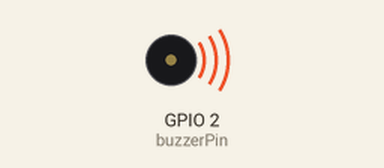
Recording of a sketch running on a simulated ESP32-S3. Parts: buzzer (waves = sounding). What the sketch prints to the serial monitor is not drawn.

Above: at 0.2 s.
At 14.25 s:
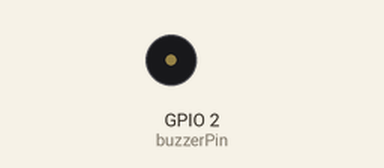
Timing chart, 0 to 15.6 s (numbered marks = the images above):
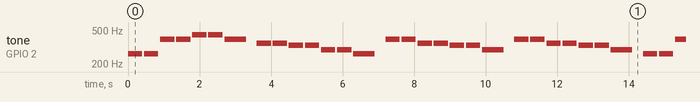

The sketch:

buzzer-song.ino
```cpp
/*
 * Play a real song
 *
 * Board:  tinyCore (ESP32-S3)
 * Docs:   https://tinydocs.cc/2_tiny-core/basics/buzz-buzzer/
 * Studio: https://app.tinystudio.cc/Mister-Industries/tinyStudio-examples/basics/buzzer-song
 *
 * Part of the MR.INDUSTRIES tinyStudio examples collection.
 * Generated from tinyDocs — edit the docs page, not this file.
 */

// Twinkle Twinkle Little Star

const int buzzerPin = 2;
const int pwmChannel = 0;
const int resolution = 8;

// Note frequencies
const int NOTE_C4 = 262;
const int NOTE_D4 = 294;
const int NOTE_E4 = 330;
const int NOTE_F4 = 349;
const int NOTE_G4 = 392;
const int NOTE_A4 = 440;
const int NOTE_B4 = 494;
const int REST = 0;

// Twinkle Twinkle melody
int melody[] = {
  NOTE_C4, NOTE_C4, NOTE_G4, NOTE_G4, NOTE_A4, NOTE_A4, NOTE_G4, REST,
  NOTE_F4, NOTE_F4, NOTE_E4, NOTE_E4, NOTE_D4, NOTE_D4, NOTE_C4, REST,
  NOTE_G4, NOTE_G4, NOTE_F4, NOTE_F4, NOTE_E4, NOTE_E4, NOTE_D4, REST,
  NOTE_G4, NOTE_G4, NOTE_F4, NOTE_F4, NOTE_E4, NOTE_E4, NOTE_D4, REST,
  NOTE_C4, NOTE_C4, NOTE_G4, NOTE_G4, NOTE_A4, NOTE_A4, NOTE_G4, REST,
  NOTE_F4, NOTE_F4, NOTE_E4, NOTE_E4, NOTE_D4, NOTE_D4, NOTE_C4, REST
};

// Note durations (in milliseconds)
int noteDurations[] = {
  400, 400, 400, 400, 400, 400, 600, 200,
  400, 400, 400, 400, 400, 400, 600, 200,
  400, 400, 400, 400, 400, 400, 600, 200,
  400, 400, 400, 400, 400, 400, 600, 200,
  400, 400, 400, 400, 400, 400, 600, 200,
  400, 400, 400, 400, 400, 400, 800, 400
};

void setup() {
  Serial.begin(115200);
  ledcAttach(buzzerPin, 2000, resolution);

  Serial.println("Playing Twinkle Twinkle Little Star!");
}

void playSong() {
  int songLength = sizeof(melody) / sizeof(melody[0]);

  for (int i = 0; i < songLength; i++) {
    if (melody[i] > 0) {
      ledcWriteTone(buzzerPin, melody[i]);
    } else {
      ledcWriteTone(buzzerPin, 0);  // Rest
    }

    delay(noteDurations[i]);
    ledcWriteTone(buzzerPin, 0);  // Stop sound
    delay(50);  // Small pause between notes
  }
}

void loop() {
  playSong();
  delay(2000);  // Wait 2 seconds before playing again
}
```

Measured:
- by itself, tone on GPIO 2 (buzzerPin): plays 262 Hz for 0.40 s, 262 Hz for 0.40 s, 392 Hz for 0.40 s, 392 Hz for 0.40 s, 440 Hz for 0.40 s, 440 Hz for 0.40 s … (231 notes in this stretch)
